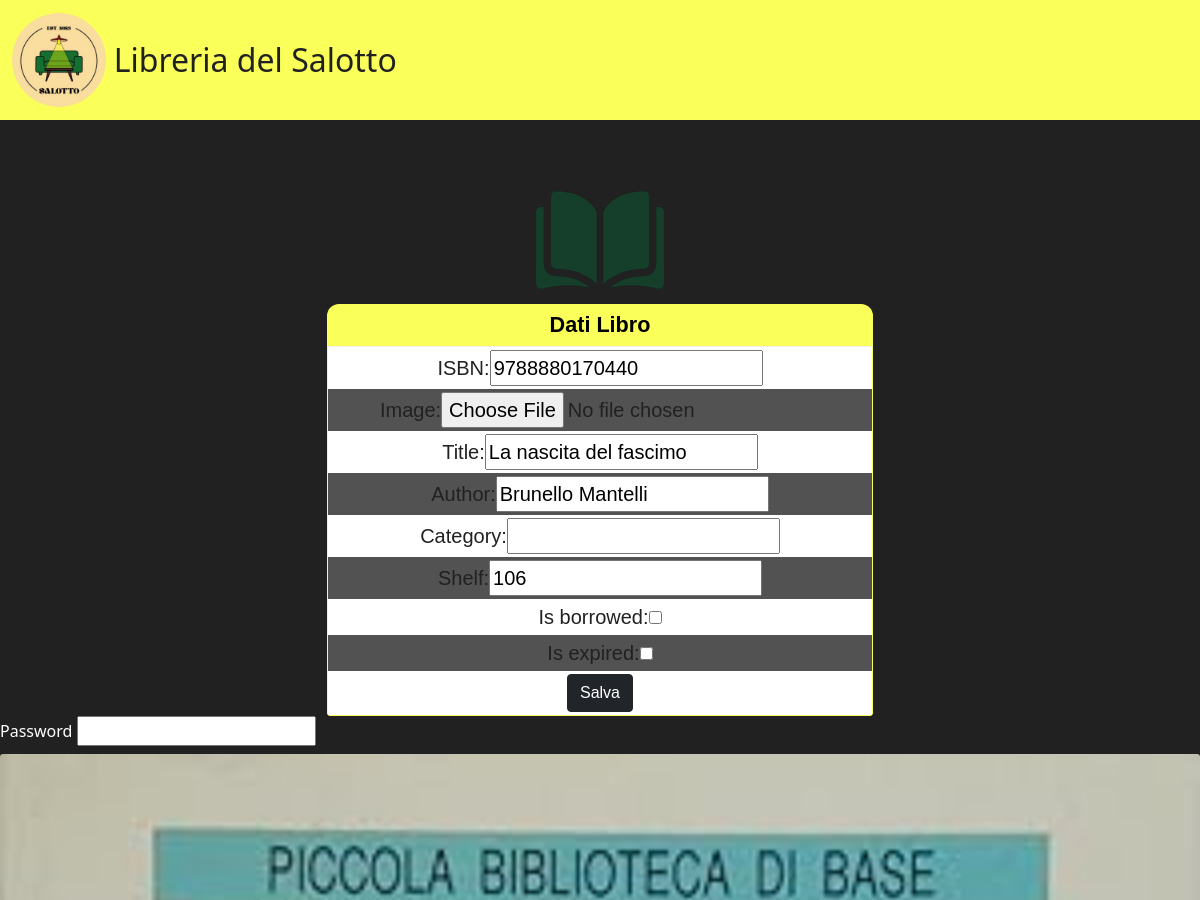
Before: /libreria/9788880170440/modify (upper part) with the older database file.
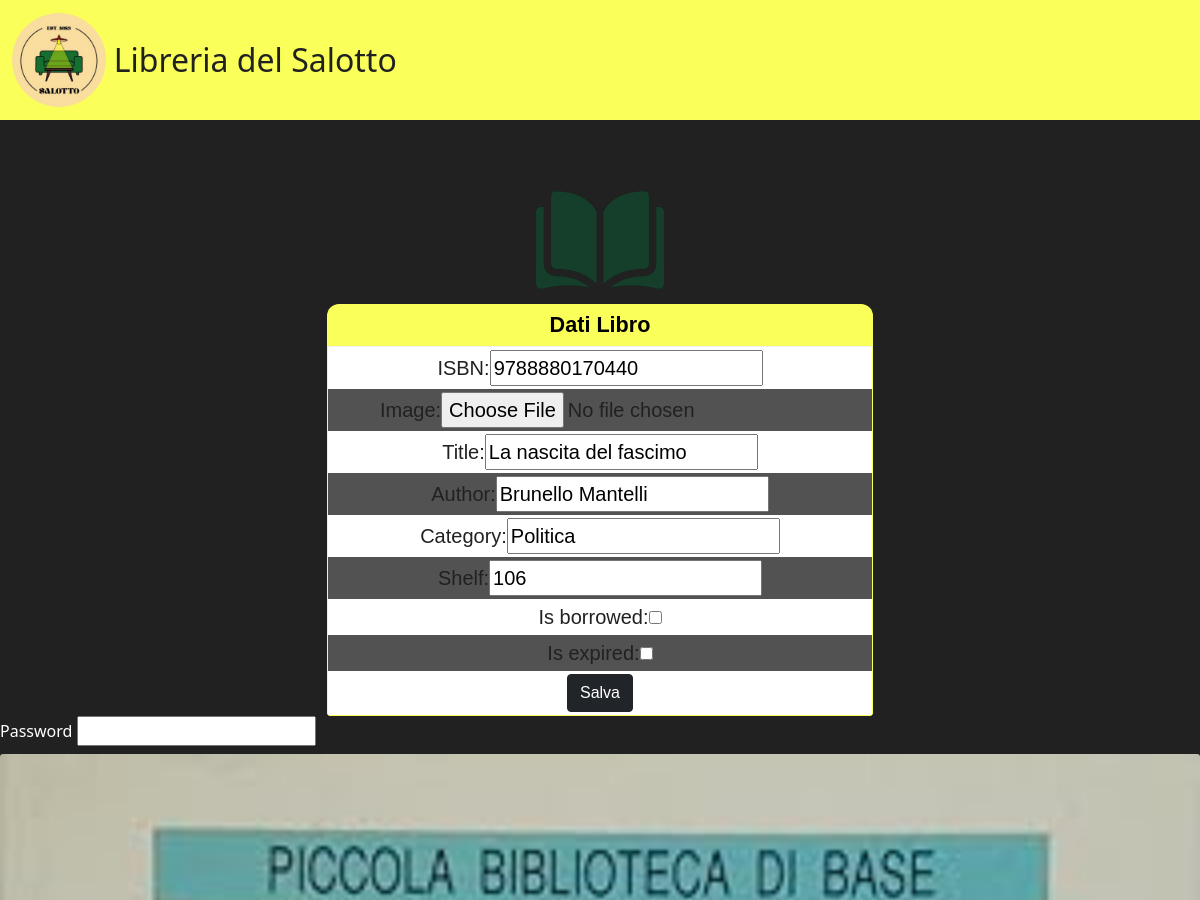
After: the same page with the newer database file.
### libreria/models.py (models this page shows, shortened)
class Libro(models.Model):
    book_id = models.CharField(max_length=13, validators=[MinLengthValidator(13)], primary_key=True)
    image = models.ImageField(upload_to='media/', blank=True, null=True, default="./static/libreria/libro.png", validators=[validate_image])
    title = models.CharField(max_length=500)
    author = models.CharField(max_length=200)
    category = models.CharField(max_length=500, default='')
    shelf = models.CharField(max_length=3, default='999')
    is_borrowed = models.BooleanField(default=False)
    is_expired = models.BooleanField(default=False)
    member = models.ForeignKey(Membro, on_delete=models.SET_NULL, null=True, blank=True, related_name='books')

### libreria/views.py (the view, shortened to what this page needs)
# urls.py: path('<str:book_id>/modify', views.modifica_libro, name="book-modify"),         # Edit book page
def modifica_libro(request, book_id):
    book = get_object_or_404(Libro, book_id=book_id)
    context = {}
    form = LibroForm(instance=book)
    password_form = PasswordForm()  # Assicuriamoci che esista anche per una richiesta GET
    context['form'] = form
    context['password_form'] = password_form
    libri = Libro.objects.all()
    context['libri'] = libri
    context['libro'] = book
    return render(request, 'libreria/add-book.html', context)

### libreria/forms.py
class LibroForm(forms.ModelForm):
    class Meta:
        model = Libro
        fields = ['book_id', 'image', 'title', 'author', 'category', 'shelf', 'is_borrowed', 'is_expired']

class PasswordForm(forms.Form):
    password = forms.CharField(widget=forms.PasswordInput(), required=False, initial="")

### libreria/templates/libreria/add-book.html (shortened to what this page needs)
{% extends 'libreria/common.html'%}
{% block content %}
<form method="post" enctype="multipart/form-data">
    <div class="container">
        <div class="row">
            <div class="col-sm" style="margin-top: 5%;">
                <center>
                    {% load static %}
                    <img src="{% static 'libreria/libro.png' %}" alt="logolibro" style="width:8rem; height:8rem;">
                    <div class="tab" style="width:50%">
                        <div class="tab__title">Dati Libro</div>
                        <div class="tab__data">
                            <div class="tab__center">
                                <div class="item"><label for="id_book_id">ISBN:</label><input type="text" name="book_id" maxlength="13" required="" id="id_book_id" value="{{ libro.book_id|escape }}"></div>
                                <div class="item"><label for="id_image">Image:</label><input type="file" name="image" accept="image/*" id="id_image"></div>
                                <div class="item"><label for="id_title">Title:</label><input type="text" name="title" maxlength="500" required="" id="id_title" value="{{ libro.title|escape }}"></div>
                                <div class="item"><label for="id_author">Author:</label><input type="text" name="author" maxlength="200" required="" id="id_author" value="{{ libro.author|escape }}"></div>
                                <div class="item"><label for="id_title">Category:</label><input type="text" name="category" maxlength="500" id="id_category" value="{{ libro.category|escape }}"></div>
                                <div class="item"><label for="id_shelf">Shelf:</label><input type="text" name="shelf" maxlength="3" id="id_shelf" value="{{ libro.shelf|escape }}"></div>
                                <div class="item"><label for="id_is_borrowed">Is borrowed:</label><input type="checkbox" name="is_borrowed" id="id_is_borrowed" {% if libro.is_borrowed %}checked{% endif %}></div>
                                <div class="item"><label for="id_is_expired">Is expired:</label><input type="checkbox" name="is_expired" id="id_is_expired" {% if libro.is_expired %}checked{% endif %}></div>
                                <div class="item"><button type="submit" class="btn btn-dark">Salva</button></div>
                            </div>
                        </div>
                    </div>
                </center>
            </div>
        </div>
    </div>
    <label for="id_password">Password</label>
        {{ password_form.password }}
    {% if libro.image %}
        <img src="{{ libro.image.url }}" class="card-img-top" alt="..." style=" object-fit: contain; height:70%; min-width:18rem;" >
    {% endif %}
</form>
{% endblock %}

Changed rows visible on the page:
changed Libro "La nascita del fascimo": category (not shown) → "Politica"
